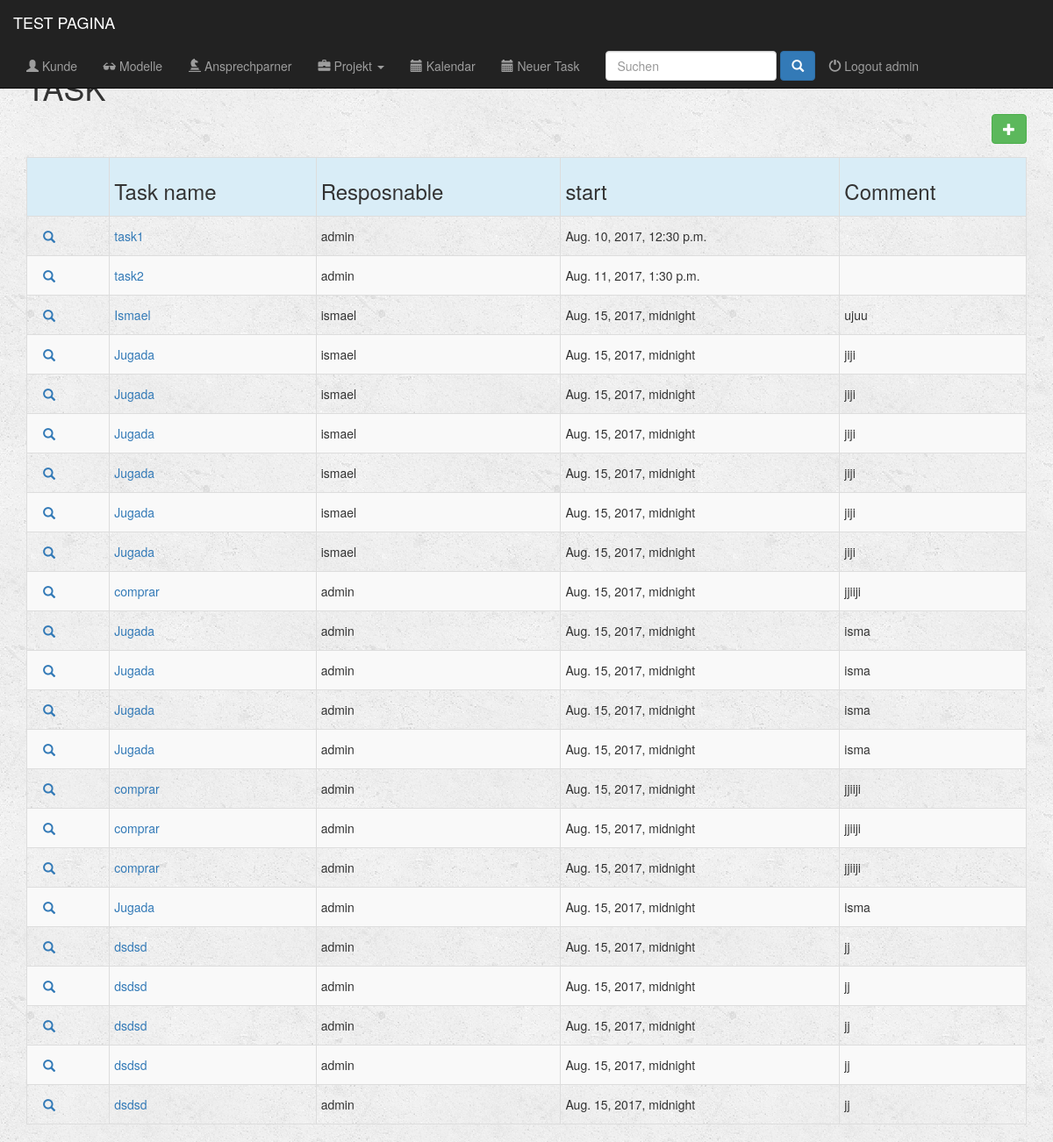
/calendar/task/ (signed in), run on an earlier commit of the app's database.
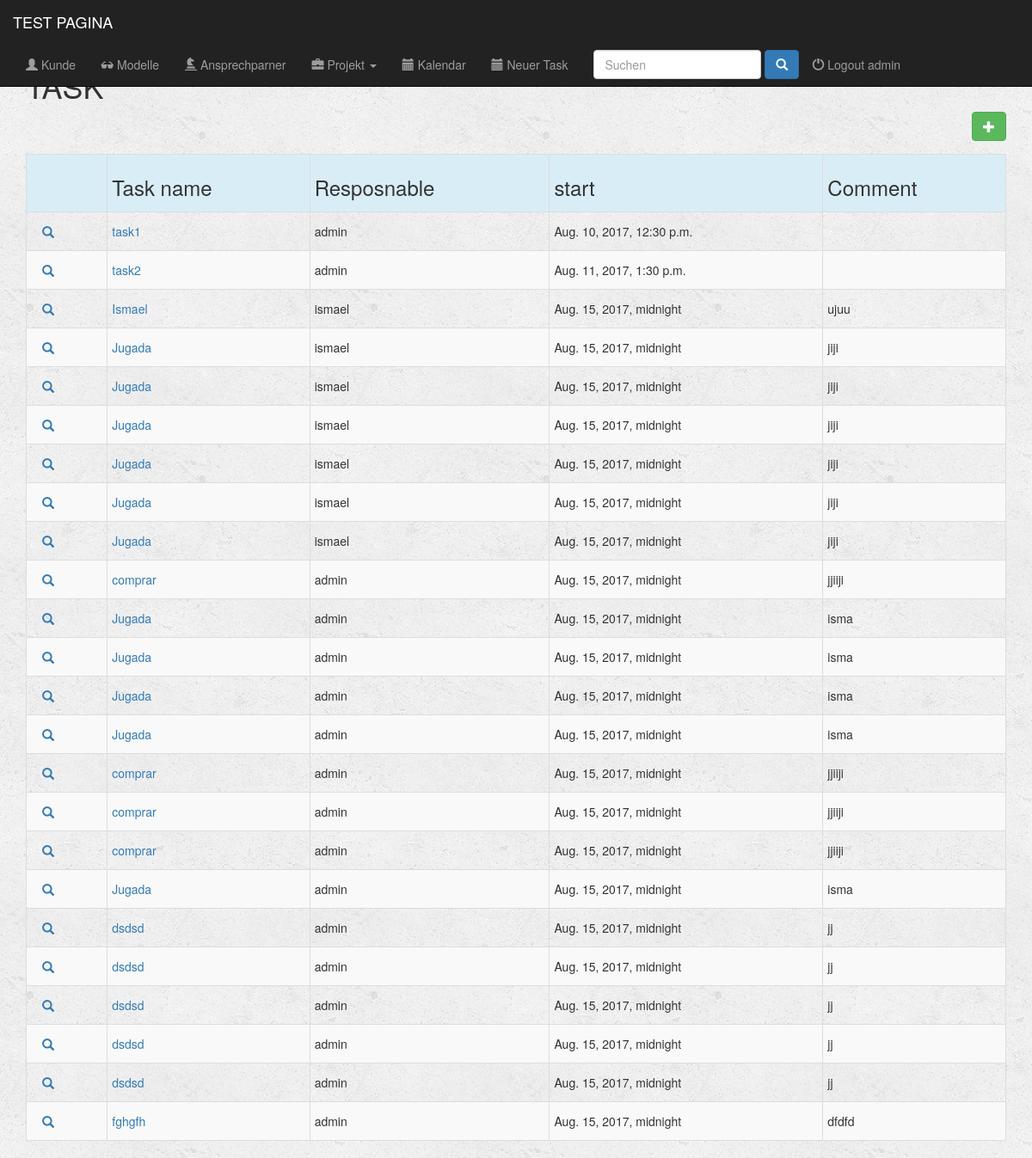
And on a later commit of the database.
### fullcalendar/models.py (models this page shows, shortened)
class CalendarEvent(models.Model):
    title = models.CharField(_('Title'), blank=True, max_length=200)
    start = models.DateTimeField(_('Start'))
    end = models.DateTimeField(_('End'))
    all_day = models.BooleanField(_('All day'), default=False)
    url = models.CharField(_('Url'), blank=True, max_length=200)
    color = models.CharField(_('Color'), blank=True, max_length=200)
    responsable = models.ForeignKey(User, on_delete=models.CASCADE)
    project = models.ForeignKey(Project, on_delete=models.CASCADE)
    comment = models.CharField(blank=True, max_length=500)
    STATUS_CHOICES = (
        ('Not Started', 'Not Started'),
        ('Started', 'Started'),
        ('Finished', 'Finished'),
    )
    status = models.CharField(max_length=15, choices=STATUS_CHOICES, default='Not Started')
    class Meta:
        verbose_name = _('Task')
        verbose_name_plural = _('Tasks')

### fullcalendar/views.py (the view)
@login_required(login_url='/register/login/')
def index_task(request):
    all_tasks = CalendarEvent.objects.all()
    return render(request, 'task/index_task.html', {'all_tasks': all_tasks})

### fullcalendar/fullcalendar.py (called while the page is built)
def css_url():
    return FULLCALENDAR['css_url']

def print_css_url():
    return FULLCALENDAR['print_css_url']

def javascript_url():
    return FULLCALENDAR['javascript_url']

def jquery_url():
    return FULLCALENDAR['jquery_url']

def jquery_ui_url():
    return FULLCALENDAR['jquery_ui_url']

### fullcalendar/templatetags/fullcalendar_tags.py (called while the page is built)
@register.inclusion_tag("fullcalendar/calendar_init.html")
def calendar_init(calendar_config_options):
    return {'calendar_config_options': mark_safe(calendar_config_options)}

@register.simple_tag
def fullcalendar_css_url():
    return css_url()

@register.simple_tag
def fullcalendar_print_css_url():
    return print_css_url()

@register.simple_tag
def fullcalendar_javascript_url():
    return javascript_url()

@register.simple_tag
def fullcalendar_jquery_url():
    return jquery_url()

@register.simple_tag
def fullcalendar_jquery_ui_url():
    return jquery_ui_url()

@register.simple_tag
def fullcalendar_css():
    url = fullcalendar_css_url()
    return mark_safe("<link href='%s' rel='stylesheet' />" % url)

@register.simple_tag
def fullcalendar_print_css():
    url = fullcalendar_print_css_url()
    return mark_safe("<link href='%s' rel='stylesheet' media='print' />" % url)

### fullcalendar/templates/task/index_task.html (shortened to what this page needs)
{% extends 'apli/base.html' %}
{% block task_active %}active{% endblock %}
{% block body %}
        <div class="container">
                <div class=" form-group input-group form-inline col-md-12">
                    <h1>TASK</h1>
                   <a href="{% url 'task_new' %}" <button type="submit" class=" btn btn-success btn-md pull-right"><span class="glyphicon glyphicon-plus" aria-hidden="true"></span> </a>
                </div>
        </div>
    <div class="container">
        {% if all_tasks %}
            <div class="table-responsive">
                <table class="table table-striped table-hover table-condensed table-bordered">
                    <tr class="active info">
                        <th></th>
                        <th><h3>Task name</h3></th>
                        <th><h3>Resposnable</h3></th>
                        <th><h3>start</h3></th>
                        <th><h3>Comment</h3></th>
                    </tr>
                    {% for Task in all_tasks %}
                        <tr>
                            <td>
                                <div class=" btn-group-xs">
                                    <div class="">
                                        <a href="{{ Task.get_absolute_url }}" class="btn btn-link btn-link glyphicon glyphicon-search"></a>
                                    </div>
                                </div>
                            </td>
                            <td><a href="{{ Task.get_absolute_url }}"><p class="form-control-static">{{Task.title}}</p></a></td>
                            <td><p class="form-control-static">{{Task.responsable}}</p></td>
                            <td><p class="form-control-static">{{Task.start}}</p></td>
                            <td><p class="form-control-static">{{Task.comment}}</p></td>
                        </tr>
                    {% endfor %}
                </table>
            </div>
        {% else %}
            <h3>No hay task (si hay)</h3>
        {% endif %}
    </div>
{% endblock%}

What changed in the data, as far as the page shows it:
added CalendarEvent: title "fghgfh", responsable "admin", start "Aug. 15, 2017, midnight", comment "dfdfd"
